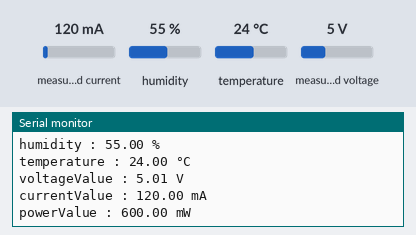
Recording of a sketch running on a simulated ESP32. On the bench: the last lines printed to the serial monitor. The inputs (shaded band) are chosen by the test bench; at power-on: measured current 120 mA, humidity 55 %, temperature 24 °C, measured voltage 5 V. WiFi joins after 1.5 s; servers stay silent unless stated.

Above: at 3.0 s.
3.1 s: measured current set to 40 mA
4.6 s: humidity set to 22 %
At 5.7 s:
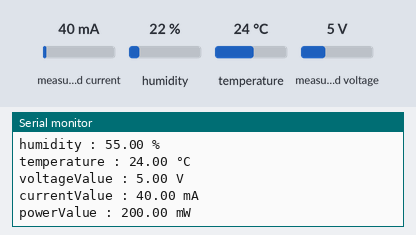
6.1 s: temperature set to 12 °C
7.6 s: measured voltage set to 0.3 V
At 9.0 s:
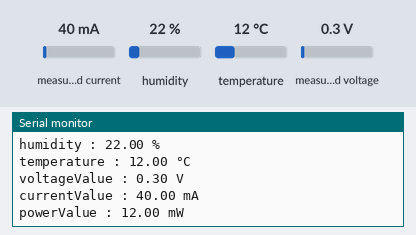
9.1 s: measured current set to 500 mA
10.6 s: humidity set to 40 %
At 11.8 s:
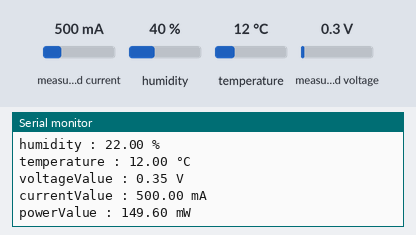
Timing chart, 0 to 13.1 s (numbered marks = the images above; inputs shaded):
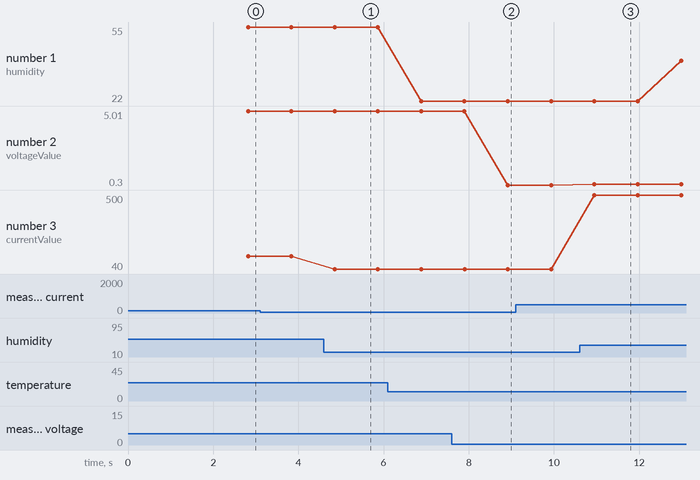

Measured:
- after the input at 7.6 s, the serial monitor: prints a new line after 1.3 s (image 2)
- plotted number 2: 5 → 0.3 after the input at 7.6 s

The sketch:

esp322.ino
```cpp
#define BLYNK_TEMPLATE_ID "TMPL61IxapWdA"
#define BLYNK_TEMPLATE_NAME "ESP32"
#define BLYNK_AUTH_TOKEN "ICfMQqpE867-F7YvRUOehw5CPgQO8pGz"
#define Web_App_URL  "https://script.google.com/macros/s/AKfycbzFBdyW5NrJ7JWtCi1UtjGxZfv4TpIJNKRHzFffhOOvOq3-sYQC4rIZrae-hxBwUR-kRg/exec"

#include <DHT.h>
#include <Wire.h>
#include "WiFi.h"
#include <HTTPClient.h>
#include <BlynkSimpleEsp32.h>
#include <Adafruit_INA219.h>

#define dht22 4

#define ssid      "PAK CIK"
#define password  "pakboy0509"
#define auth  BLYNK_AUTH_TOKEN

Adafruit_INA219 ina219;
DHT dht(dht22, DHT22);

unsigned long previousMillis = 0;
const unsigned long interval = 60000;

float humidity, temperature;
float shuntvoltage = 0;
float busvoltage = 0;
float current_mA = 0;
float loadvoltage = 0;
float power_mW = 0;

static String Status_Read_Sensor = "";

void connectWifi(){
  WiFi.mode(WIFI_STA);
  WiFi.begin(ssid, password);
  Blynk.begin(auth, ssid, password, "blynk.cloud", 80);
  while (WiFi.status() != WL_CONNECTED) {
        delay(500);
    }
    Serial.println("Wifi Terhubung");
}

void sendDataToSpreadsheet(){
    String Send_Data_URL = String(Web_App_URL) + "?sts=writeSensor";

    Send_Data_URL += "&srs=" + Status_Read_Sensor;
    Send_Data_URL += "&T=" + String(temperature);
    Send_Data_URL += "&I=" + String(current_mA);
    Send_Data_URL += "&V=" + String(loadvoltage);
    Send_Data_URL += "&P=" + String(power_mW);

      HTTPClient http;

      http.begin(Send_Data_URL.c_str());
      http.setFollowRedirects(HTTPC_STRICT_FOLLOW_REDIRECTS);

      int httpCode = http.GET();

      String payload;
      if (httpCode > 0) {
        payload = http.getString();
      }
//      Serial.println(httpCode);
      http.end();
}

void setup(){
  Serial.begin(115200);
  pinMode(dht22, INPUT);

  dht.begin();

  if (! ina219.begin()) {
    Serial.println("Failed to find INA219 chip");
    while (1) { delay(10); }
  } ina219.setCalibration_32V_1A();

  connectWifi();

}

void loop(){
  Blynk.run();
  humidity = dht.readHumidity();
  temperature = dht.readTemperature();

  shuntvoltage = ina219.getShuntVoltage_mV();
  busvoltage = ina219.getBusVoltage_V();
  current_mA = ina219.getCurrent_mA();
  power_mW = ina219.getPower_mW();
  loadvoltage = busvoltage + (shuntvoltage / 1000);
  delay(1000);

  Blynk.virtualWrite(V4, temperature);
  Blynk.virtualWrite(V6, current_mA);
  Blynk.virtualWrite(V5, loadvoltage);
  Blynk.virtualWrite(V7, power_mW);

  Serial.print("humidity : "); Serial.print(humidity);  Serial.println(" %");
  Serial.print("temperature : "); Serial.print(temperature); Serial.println(" °C");
  Serial.print("voltageValue : "); Serial.print(loadvoltage); Serial.println(" V");
  Serial.print("currentValue : "); Serial.print(current_mA); Serial.println(" mA");
  Serial.print("powerValue : "); Serial.print(power_mW); Serial.println(" mW");

  if (millis() - previousMillis >= interval) {
    previousMillis = millis();
    Status_Read_Sensor = "SUCCES";
    sendDataToSpreadsheet();
  }

}
```
